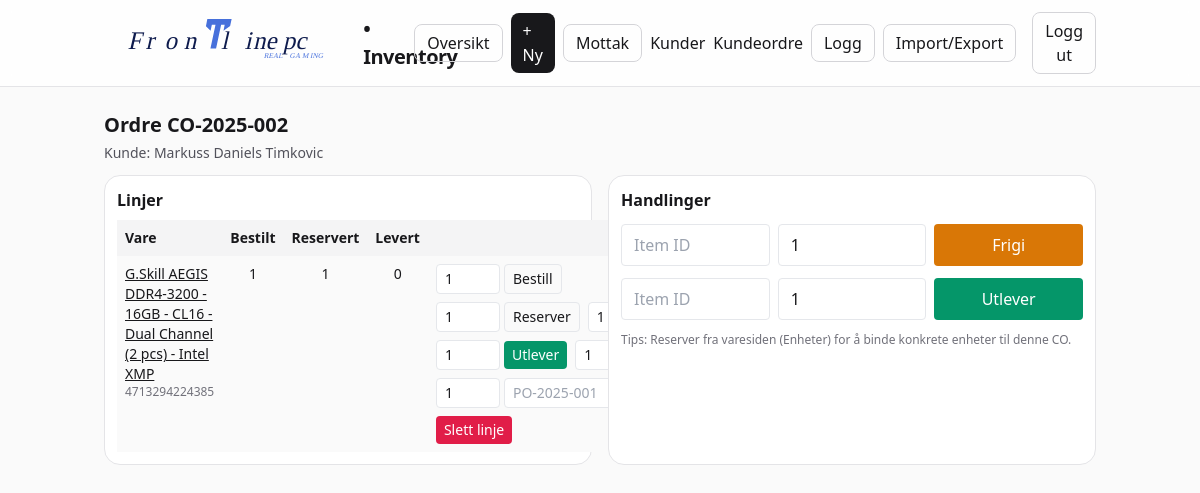
Page /co/2 (signed in) on the committed database.
### frontline_inventory_web/app/models.py (models this page shows)
class CustomerOrder(Base):
    __tablename__ = "customer_orders"
    id = Column(Integer, primary_key=True)
    code = Column(String(120), unique=True, nullable=False)
    customer_id = Column(Integer, ForeignKey("customers.id"), nullable=True)
    status = Column(String(20), default="open")
    notes = Column(String(500), default="")
    created_at = Column(DateTime)
    customer = relationship("Customer")
    lines = relationship("CustomerOrderLine", back_populates="co", cascade="all, delete-orphan")

class Customer(Base):
    __tablename__ = "customers"
    id: Mapped[int] = mapped_column(Integer, primary_key=True)
    name: Mapped[str] = mapped_column(String(200), nullable=False)
    email: Mapped[str] = mapped_column(String(200), default="")
    phone: Mapped[str] = mapped_column(String(50), default="")
    notes: Mapped[str] = mapped_column(String(500), default="")
    created_at: Mapped[datetime] = mapped_column(DateTime, default=datetime.utcnow)

class CustomerOrderLine(Base):
    __tablename__ = "customer_order_lines"
    id = Column(Integer, primary_key=True)
    co_id = Column(Integer, ForeignKey("customer_orders.id"), nullable=False)
    item_id = Column(Integer, ForeignKey("items.id"), nullable=True)
    qty = Column("qty_ordered", Integer, nullable=False, default=1)
    qty_reserved = Column(Integer, nullable=False, default=0)
    qty_fulfilled = Column(Integer, nullable=False, default=0)
    notes = Column(String(500), default="")
    created_at = Column(DateTime)
    co = relationship("CustomerOrder", back_populates="lines", lazy="joined")
    item = relationship("Item", lazy="joined")

class Item(Base):
    __tablename__ = "items"
    id: Mapped[int] = mapped_column(Integer, primary_key=True)
    name: Mapped[str] = mapped_column(String(200), index=True)
    sku: Mapped[str] = mapped_column(String(120), unique=True, index=True)
    qty: Mapped[int] = mapped_column(Integer, default=0)
    min_qty: Mapped[int] = mapped_column(Integer, default=0)
    price: Mapped[float] = mapped_column(Float, default=0.0)
    currency: Mapped[str] = mapped_column(String(8), default="NOK")
    notes: Mapped[str] = mapped_column(Text, default="")
    image_path: Mapped[str] = mapped_column(String(300), default="")
    category_id: Mapped[int | None] = mapped_column(Integer, ForeignKey("categories.id"))
    location_id: Mapped[int | None] = mapped_column(Integer, ForeignKey("locations.id"))
    category_obj = relationship("Category", back_populates="items")
    location_obj = relationship("Location", back_populates="items")
    last_updated: Mapped[datetime] = mapped_column(DateTime, default=datetime.utcnow)

### frontline_inventory_web/app/main.py (the view)
@app.get("/co/{co_id}")
def co_detail(request: Request, co_id: int, db: Session = Depends(get_db), current_user=Depends(require_user)):
    co = db.get(CustomerOrder, co_id)
    if not co:
        raise HTTPException(status_code=404)
    lines = db.execute(select(CustomerOrderLine).where(CustomerOrderLine.co_id == co.id)).scalars().all()
    return templates.TemplateResponse("co_detail.html", {"request": request, "user": current_user, "co": co, "lines": lines})

### frontline_inventory_web/app/templates/co_detail.html (shortened to what this page needs)
{% extends "base.html" %}
{% block content %}
<h1 class="text-xl font-semibold mb-1">Ordre {{ co.code }}</h1>
<div class="mb-3 text-sm text-zinc-600">
  Kunde: {% if co.customer %}<span class="font-medium">{{ co.customer.name }}</span>{% else %}<span class="italic">Ukjent</span>{% endif %}
</div>
<div class="grid md:grid-cols-2 gap-4">
  <section class="rounded-2xl border border-zinc-200 bg-white p-3">
    <h2 class="font-semibold mb-2">Linjer</h2>
    <table class="w-full text-sm">
      <thead class="bg-zinc-100">
        <tr>
          <th class="p-2 text-left">Vare</th>
          <th class="p-2">Bestilt</th>
          <th class="p-2">Reservert</th>
          <th class="p-2">Levert</th>
          <th class="p-2"></th>
        </tr>
      </thead>
      <tbody>
        {% for l in lines %}
        <tr class="odd:bg-zinc-50 align-top">
          <td class="p-2">
            {% if l.item %}
              <a href="/item/{{ l.item_id }}/units" class="underline hover:no-underline">{{ l.item.name }}</a>
              <div class="text-xs text-zinc-500">{{ l.item.sku }}</div>
            {% else %}
              {{ l.item_id }}
            {% endif %}
          </td>
          <td class="p-2 text-center">{{ l.qty }}</td>
          <td class="p-2 text-center">{{ l.qty_reserved }}</td>
          <td class="p-2 text-center">{{ l.qty_fulfilled }}</td>
          <td class="p-2">
            <div class="flex flex-wrap gap-2 items-center">
              <form method="post" action="/co/{{ co.id }}/line/order" class="flex items-center gap-1">
                <input type="number" name="qty" value="1" min="1" class="w-16 px-2 py-1 rounded border">
                <button class="px-2 py-1 rounded border">Bestill</button>
              </form>
              <form method="post" action="/co/{{ co.id }}/reserve" class="flex items-center gap-1">
                <input type="number" name="qty" value="1" min="1" class="w-16 px-2 py-1 rounded border">
                <button class="px-2 py-1 rounded border">Reserver</button>
              </form>
              <form method="post" action="/co/{{ co.id }}/release" class="flex items-center gap-1">
                <button class="px-2 py-1 rounded border">Frigi</button>
              </form>
              <form method="post" action="/co/{{ co.id }}/fulfill" class="flex items-center gap-1">
                <input type="number" name="qty" value="1" min="1" class="w-16 px-2 py-1 rounded border">
                <button class="px-2 py-1 rounded bg-emerald-600 text-white">Utlever</button>
              </form>
              <form method="post" action="/co/{{ co.id }}/unfulfill" class="flex items-center gap-1">
                <button class="px-2 py-1 rounded border">Trekk</button>
              </form>
              <form method="post" action="/co/{{ co.id }}/receive" class="flex items-center gap-1">
                <input type="number" name="qty" value="1" min="1" class="w-16 px-2 py-1 rounded border" title="Antall">
                <input type="text" name="po_code" placeholder="PO-2025-001" class="w-36 px-2 py-1 rounded border" title="PO-kode">
                <button class="px-2 py-1 rounded border">Motta</button>
              </form>
              <form method="post" action="/co/{{ co.id }}/line/delete" class="flex items-center gap-1" onsubmit="return confirm('Slette linje og oppheve reservasjoner?');">
                <button class="px-2 py-1 rounded bg-rose-600 text-white">Slett linje</button>
              </form>
            </div>
          </td>
        </tr>
        {% endfor %}
      </tbody>
    </table>
  </section>
  <section class="rounded-2xl border border-zinc-200 bg-white p-3 space-y-3">
    <h2 class="font-semibold mb-2">Handlinger</h2>
    <form method="post" action="/co/{{ co.id }}/release" class="grid grid-cols-3 gap-2">
      <input name="item_id" class="px-3 py-2 rounded border" placeholder="Item ID" required>
      <input type="number" name="qty" class="px-3 py-2 rounded border" placeholder="Antall" min="1" value="1" required>
      <button class="px-3 py-2 rounded bg-amber-600 text-white">Frigi</button>
    </form>
    <form method="post" action="/co/{{ co.id }}/fulfill" class="grid grid-cols-3 gap-2">
      <input name="item_id" class="px-3 py-2 rounded border" placeholder="Item ID" required>
      <input type="number" name="qty" class="px-3 py-2 rounded border" placeholder="Antall" min="1" value="1" required>
      <button class="px-3 py-2 rounded bg-emerald-600 text-white">Utlever</button>
    </form>
    <div class="text-xs text-zinc-500">Tips: Reserver fra varesiden (Enheter) for å binde konkrete enheter til denne CO.</div>
  </section>
</div>
{% endblock %}

### rows in the picture
CustomerOrder: code "CO-2025-002"
Customer: customer.name "Markuss Daniels Timkovic"
CustomerOrderLine: item.name "G.Skill AEGIS DDR4-3200 - 16GB - CL16 - Dual Channel (2 pcs) - Intel XMP", item.sku "4713294224385", qty "1", qty_reserved "1", qty_fulfilled "0"
